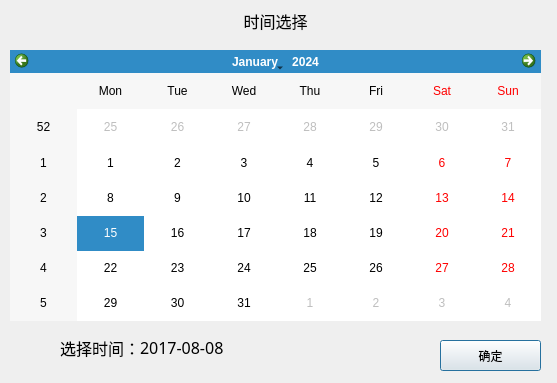
<?xml version="1.0" encoding="UTF-8"?>
<ui version="4.0">
 <class>LogCalendarDlg</class>
 <widget class="QDialog" name="LogCalendarDlg">
  <property name="geometry">
   <rect>
    <x>0</x>
    <y>0</y>
    <width>557</width>
    <height>383</height>
   </rect>
  </property>
  <property name="windowTitle">
   <string>Dialog</string>
  </property>
  <property name="styleSheet">
   <string notr="true"/>
  </property>
  <widget class="QLabel" name="label">
   <property name="geometry">
    <rect>
     <x>20</x>
     <y>0</y>
     <width>511</width>
     <height>41</height>
    </rect>
   </property>
   <property name="font">
    <font>
     <family>微软雅黑</family>
     <pointsize>12</pointsize>
    </font>
   </property>
   <property name="text">
    <string>时间选择</string>
   </property>
   <property name="alignment">
    <set>Qt::AlignCenter</set>
   </property>
  </widget>
  <widget class="QCalendarWidget" name="calendarWidget">
   <property name="geometry">
    <rect>
     <x>10</x>
     <y>50</y>
     <width>531</width>
     <height>271</height>
    </rect>
   </property>
   <property name="selectionMode">
    <enum>QCalendarWidget::SingleSelection</enum>
   </property>
   <property name="horizontalHeaderFormat">
    <enum>QCalendarWidget::ShortDayNames</enum>
   </property>
   <property name="verticalHeaderFormat">
    <enum>QCalendarWidget::ISOWeekNumbers</enum>
   </property>
  </widget>
  <widget class="QPushButton" name="pushButton">
   <property name="geometry">
    <rect>
     <x>440</x>
     <y>340</y>
     <width>101</width>
     <height>31</height>
    </rect>
   </property>
   <property name="text">
    <string>确定</string>
   </property>
  </widget>
  <widget class="QLabel" name="timeLab">
   <property name="geometry">
    <rect>
     <x>140</x>
     <y>330</y>
     <width>241</width>
     <height>35</height>
    </rect>
   </property>
   <property name="font">
    <font>
     <family>微软雅黑</family>
     <pointsize>12</pointsize>
    </font>
   </property>
   <property name="text">
    <string>2017-08-08</string>
   </property>
  </widget>
  <widget class="QLabel" name="label_2">
   <property name="geometry">
    <rect>
     <x>20</x>
     <y>330</y>
     <width>120</width>
     <height>35</height>
    </rect>
   </property>
   <property name="font">
    <font>
     <family>微软雅黑</family>
     <pointsize>12</pointsize>
    </font>
   </property>
   <property name="text">
    <string>选择时间：</string>
   </property>
   <property name="alignment">
    <set>Qt::AlignRight|Qt::AlignTrailing|Qt::AlignVCenter</set>
   </property>
  </widget>
 </widget>
 <resources/>
 <connections/>
</ui>
